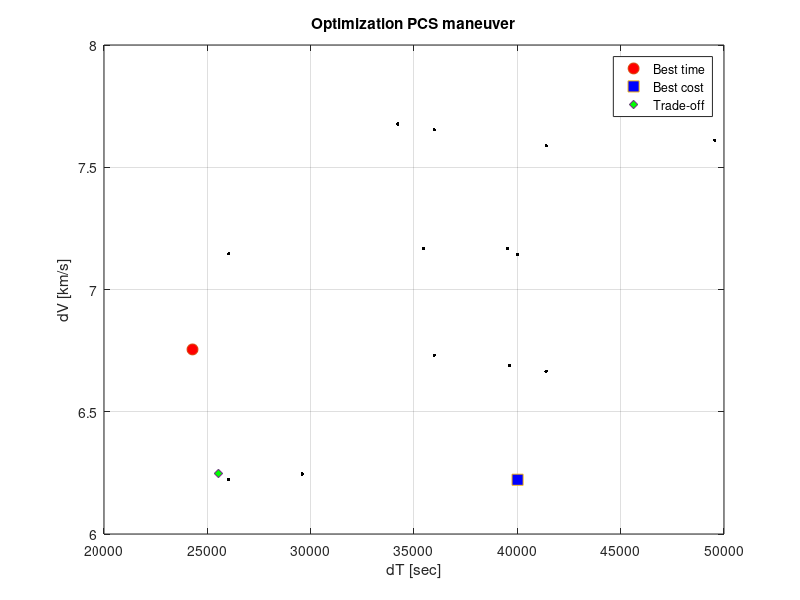

Recreate this plot in MATLAB.
%clear all
close all
clc

%% DATA INPUT

% vettore PCS solution
PCS_input = [   1	1	1	1 ; ...
                1	1	1	0 ; ...
                1	1	0	1 ; ...
                1	1	0	0 ; ...
                1	0	1	1 ; ...
                1	0	1	0 ; ...
                1	0	0	1 ; ...
                1	0	0	0 ; ...
                0	1	1	1 ; ...
                0	1	1	0 ; ...
                0	1	0	1 ; ...
                0	1	0	0 ; ...
                0	0	1	1 ; ...
                0	0	1	0 ; ...
                0	0	0	1 ; ...
                0	0	0	0 ; ...
            ];  %Pt_plane - Pt_AnChange - AnPer_Type - Bitan_Type 

PCS_output = [  39623.3287,	6.6894, 265056.2950  ; ...         %   1    1	 1   1
                24282.6823, 6.7549, 164027.0906  ; ...         %   1	1	 1	 0
                25536.5020, 6.2476, 159541.8498  ; ...         %   1	1	 0	 1
                29596.0783, 6.2454, 184839.3474  ; ...         %   1	1	 0	 0
                41395.1486, 6.6659, 275935.9210  ; ...         %   1	0	 1	 1
                35978.3084, 6.7314, 242184.3851  ; ...         %   1	0	 1	 0
                26029.2462, 6.2241, 162008.6312  ; ...         %   1	0	 0	 1
                40012.6287, 6.2219, 248954.5745  ; ...         %   1	0	 0	 0
                49547.1349, 7.6109, 377098.2890  ; ...         %   0	1	 1	 1
                34206.4885, 7.6765, 262586.1089  ; ...         %   0	1	 1	 0
                35460.3082, 7.1692, 254222.0415  ; ...         %   0	1	 0	 1
                39519.8845, 7.1670, 283239.0122  ; ...         %   0	1	 0	 0
                41395.1486, 7.5874, 314081.5504  ; ...         %   0	0	 1	 1
                35978.3084, 7.6530, 275341.9941  ; ...         %   0	0	 1	 0
                26029.2462, 7.1457, 185997.1845  ; ...         %   0	0	 0	 1
                40012.6287, 7.1435, 285830.2131  ; ...         %   0	0	 0	 0
            ];  %[t1,v1,t1*v1; ...; tn,vn,tn*vn]; 

        
%% OPTIMIAL Value
        
        [OptPCS_Time,OptPCS_Time_idx] = min(PCS_output(:,1));
        [OptPCS_Velocity,OptPCS_Velocity_idx] = min(PCS_output(:,2));
        [OptPCS_Tradeoff,OptPCS_Tradeoff_idx] = min(PCS_output(:,3));
        
        
%% PLOT

figure (1)
plot(PCS_output(:,1),PCS_output(:,2),'LineStyle','none','Marker','.','Color','k','MarkerSize',8)      %
hold on

title('Optimization PCS maneuver')
xlabel('dT [sec]')
ylabel('dV [km/s]')
grid on

p1 = plot(PCS_output(OptPCS_Time_idx,1),PCS_output(OptPCS_Time_idx,2),'LineStyle','none','Marker','o','MarkerFaceColor','r','MarkerSize',8);   %
p2 = plot(PCS_output(OptPCS_Velocity_idx,1),PCS_output(OptPCS_Velocity_idx,2),'LineStyle','none','Marker','s','MarkerFaceColor','b','MarkerSize',8);   %
p3 = plot(PCS_output(OptPCS_Tradeoff_idx,1),PCS_output(OptPCS_Tradeoff_idx,2),'LineStyle','none','Marker','d','MarkerFaceColor','g','MarkerSize',6);   %
legend ([p1,p2,p3],{'Best time','Best cost','Trade-off'},'Location','best')
hold off
drawnow

%% VIDEO OUTPUT

disp(' Ottimizzazione deltaT: ')
fprintf('\t dT: %.4f s',PCS_output(OptPCS_Time_idx,1))
fprintf('\n \t dV: %.4f km/s',PCS_output(OptPCS_Time_idx,2))
fprintf('\n \t \t Parametri da inserire:')
fprintf('\n \t \t Pt_cambio_Piano = %d',PCS_input(OptPCS_Time_idx,1))
fprintf('\n \t \t Pt_cambio_AnPericentro = %d',PCS_input(OptPCS_Time_idx,2))
fprintf('\n \t \t Start_AnPeri = %d',PCS_input(OptPCS_Time_idx,3))
fprintf('\n \t \t Start_Bitan = %d \n\n',PCS_input(OptPCS_Time_idx,4))

disp(' Ottimizzazione deltaV: ')
fprintf('\t dT: %.4f s',PCS_output(OptPCS_Velocity_idx,1))
fprintf('\n \t dV: %.4f km/s',PCS_output(OptPCS_Velocity_idx,2))
fprintf('\n \t \t Parametri da inserire:')
fprintf('\n \t \t Pt_cambio_Piano = %d',PCS_input(OptPCS_Velocity_idx,1))
fprintf('\n \t \t Pt_cambio_AnPericentro = %d',PCS_input(OptPCS_Velocity_idx,2))
fprintf('\n \t \t Start_AnPeri = %d',PCS_input(OptPCS_Velocity_idx,3))
fprintf('\n \t \t Start_Bitan = %d \n\n',PCS_input(OptPCS_Velocity_idx,4))

disp(' Ottimizzazione TradeOff: ')
fprintf('\t dT: %.4f s',PCS_output(OptPCS_Tradeoff_idx,1))
fprintf('\n \t dV: %.4f km/s',PCS_output(OptPCS_Tradeoff_idx,2))
fprintf('\n \t \t Parametri da inserire:')
fprintf('\n \t \t Pt_cambio_Piano = %d',PCS_input(OptPCS_Tradeoff_idx,1))
fprintf('\n \t \t Pt_cambio_AnPericentro = %d',PCS_input(OptPCS_Tradeoff_idx,2))
fprintf('\n \t \t Start_AnPeri = %d',PCS_input(OptPCS_Tradeoff_idx,3))
fprintf('\n \t \t Start_Bitan = %d \n\n',PCS_input(OptPCS_Tradeoff_idx,4))
        